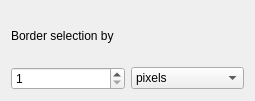
<ui version="4.0" stdsetdef="1" >
  <author></author>
  <comment></comment>
  <exportmacro></exportmacro>
  <class>WdgBorderSelection</class>
  <widget class="QWidget" name="WdgBorderSelection" >
    <property name="geometry" >
      <rect>
        <x>0</x>
        <y>0</y>
        <width>255</width>
        <height>101</height>
      </rect>
    </property>
    <layout class="QGridLayout" >
      <item row="0" column="0" >
        <widget class="QLabel" name="textLabel1" >
          <property name="text" >
            <string>Border selection by</string>
          </property>
        </widget>
      </item>
      <item row="1" column="0" >
        <widget class="QSpinBox" name="radiusSpinBox" >
          <property name="maximum" >
            <number>10000</number>
          </property>
          <property name="minimum" >
            <number>1</number>
          </property>
          <property name="value" >
            <number>1</number>
          </property>
        </widget>
      </item>
      <item row="1" column="1" >
        <widget class="QComboBox" name="comboBox1" >
          <item>
            <property name="text" >
              <string>pixels</string>
            </property>
          </item>
        </widget>
      </item>
    </layout>
  </widget>
  <layoutdefault spacing="6" margin="11" />
  <tabstops>
    <tabstop>radiusSpinBox</tabstop>
  </tabstops>
</ui>
